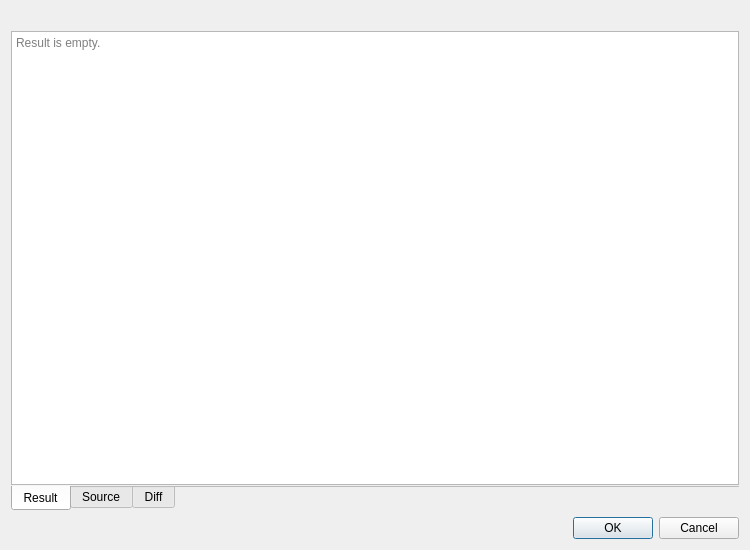
<?xml version="1.0" encoding="UTF-8"?>
<ui version="4.0">
 <class>ShowDiffDialog</class>
 <widget class="QDialog" name="ShowDiffDialog">
  <property name="geometry">
   <rect>
    <x>0</x>
    <y>0</y>
    <width>750</width>
    <height>550</height>
   </rect>
  </property>
  <property name="windowTitle">
   <string>Show difference</string>
  </property>
  <layout class="QVBoxLayout" name="verticalLayout">
   <item>
    <widget class="QLabel" name="messageLabel">
     <property name="text">
      <string/>
     </property>
    </widget>
   </item>
   <item>
    <widget class="QTabWidget" name="tabWidget">
     <property name="tabPosition">
      <enum>QTabWidget::South</enum>
     </property>
     <property name="currentIndex">
      <number>0</number>
     </property>
     <property name="documentMode">
      <bool>true</bool>
     </property>
     <widget class="QWidget" name="resultTab">
      <attribute name="title">
       <string>Result</string>
      </attribute>
      <layout class="QGridLayout" name="gridLayout">
       <property name="leftMargin">
        <number>0</number>
       </property>
       <property name="topMargin">
        <number>0</number>
       </property>
       <property name="rightMargin">
        <number>0</number>
       </property>
       <property name="bottomMargin">
        <number>0</number>
       </property>
       <item row="0" column="0">
        <widget class="QTextEdit" name="resultTextEdit">
         <property name="readOnly">
          <bool>true</bool>
         </property>
         <property name="placeholderText">
          <string>Result is empty.</string>
         </property>
        </widget>
       </item>
      </layout>
     </widget>
     <widget class="QWidget" name="sourceTab">
      <attribute name="title">
       <string>Source</string>
      </attribute>
      <layout class="QGridLayout" name="gridLayout_2">
       <property name="leftMargin">
        <number>0</number>
       </property>
       <property name="topMargin">
        <number>0</number>
       </property>
       <property name="rightMargin">
        <number>0</number>
       </property>
       <property name="bottomMargin">
        <number>0</number>
       </property>
       <item row="0" column="0">
        <widget class="QTextEdit" name="sourceTextEdit">
         <property name="readOnly">
          <bool>true</bool>
         </property>
         <property name="placeholderText">
          <string>Source is empty.</string>
         </property>
        </widget>
       </item>
      </layout>
     </widget>
     <widget class="QWidget" name="diffTab">
      <attribute name="title">
       <string>Diff</string>
      </attribute>
      <layout class="QGridLayout" name="gridLayout_3">
       <property name="leftMargin">
        <number>0</number>
       </property>
       <property name="topMargin">
        <number>0</number>
       </property>
       <property name="rightMargin">
        <number>0</number>
       </property>
       <property name="bottomMargin">
        <number>0</number>
       </property>
       <item row="0" column="0">
        <widget class="QTextEdit" name="diffTextEdit">
         <property name="readOnly">
          <bool>true</bool>
         </property>
         <property name="markdown">
          <string>Difference view is not ready.

</string>
         </property>
         <property name="placeholderText">
          <string>Difference is empty.</string>
         </property>
        </widget>
       </item>
      </layout>
     </widget>
    </widget>
   </item>
   <item>
    <layout class="QHBoxLayout" name="horizontalLayout">
     <item>
      <widget class="QLabel" name="diffProgressLabel">
       <property name="text">
        <string/>
       </property>
      </widget>
     </item>
     <item>
      <widget class="QDialogButtonBox" name="buttonBox">
       <property name="orientation">
        <enum>Qt::Horizontal</enum>
       </property>
       <property name="standardButtons">
        <set>QDialogButtonBox::Cancel|QDialogButtonBox::Ok</set>
       </property>
      </widget>
     </item>
    </layout>
   </item>
  </layout>
 </widget>
 <resources/>
 <connections>
  <connection>
   <sender>buttonBox</sender>
   <signal>accepted()</signal>
   <receiver>ShowDiffDialog</receiver>
   <slot>accept()</slot>
   <hints>
    <hint type="sourcelabel">
     <x>248</x>
     <y>254</y>
    </hint>
    <hint type="destinationlabel">
     <x>157</x>
     <y>274</y>
    </hint>
   </hints>
  </connection>
  <connection>
   <sender>buttonBox</sender>
   <signal>rejected()</signal>
   <receiver>ShowDiffDialog</receiver>
   <slot>reject()</slot>
   <hints>
    <hint type="sourcelabel">
     <x>316</x>
     <y>260</y>
    </hint>
    <hint type="destinationlabel">
     <x>286</x>
     <y>274</y>
    </hint>
   </hints>
  </connection>
 </connections>
</ui>
